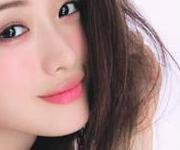
#> input picture Artificial-intelligence-learning-with-Python/My Code/images/Ishihara_crop.jpg, 180 x 150 px
$ jupyter execute --allow-errors 01_sampliing.ipynb
#> lines starting #> are read from the running program, lines starting #| are printed output that depends on the picture
# 영상 형성 - 샘플링 및 양자화

PIL 및 scikit-image 라이브러리로 양자화된 샘플링 및 색상을 사용하여 영상의 크기를 조정하는 방법을 살펴본다.

# 라이브러리 임포트

[cell 1]
from PIL import Image
from skimage.io import imread, imshow, show

from skimage import data, img_as_float
from skimage.color import rgb2gray
from skimage.transform import rescale

from scipy import ndimage, misc, signal, stats, fftpack as fp
import matplotlib.pylab as pylab
import numpy as np

# 샘플링

샘플링은 영상 화소의 선택/거부를 말하며 이는 공간 작업임을 의미한다. 각각 업 샘플링 및 다운 샘플링을 사용하여 영상 크기를 늘리거나 줄일 수 있다.

# 업 샘플링

영상의 크기를 늘리려면 영상을 업 샘플링해야 한다. 문제는 새로운 큰 영상은 원래의 작은 영상에서 해당 화소가 없는 일부화소를 가지므로, 이 알 수 없는 화소 값을 추측해야 한다. 그래서 다음과 같이 미지의 화소 값을 추측할 수 있다.
- 집계하는 방법 : 예를 들어, 가장 가까운 알려진 하나 이상의 화수 이웃 값의 평균값
- 보간하는 방법 : 양선형 또는 큐빅(3차) 보간으로 화소 이웃을 사용하는 보간 값

# 영상 읽기

영상 품질의 차이를 보기 위해 원본 영상을 읽는다.

[cell 2]
im = Image.open("../images/Ishihara_crop.jpg")	# 작은 시계 영상
#> im is the input picture: PIL image 180x150 RGB; mean R, G, B 166.8, 136.9, 134.4

pylab.imshow(im)
pylab.show()

# 업 샘플링

원본 영상의 너비와 높이를 5배로 늘린다.

[cell 3]
im1 = im.resize((im.width*5, im.height*5), Image.NEAREST)	# 최근접 이웃 보간
pylab.figure(figsize=(10,10)), pylab.imshow(im1)

pylab.show()

# 양선형 보간법

양선형 보간에 대한 PIL resize() 함수를 사용한다.
양선형 보간이 업 샘플링과 함께 사용될 때, 품질이 달라지는 것을 볼 수 있다.

[cell 4]
im1 = im.resize((im.width*5, im.height*5), Image.BILINEAR)	# 양선형 보간
pylab.figure(figsize=(10,10)), pylab.imshow(im1)
pylab.show()

# 바이큐빅 보간법

바이큐빅 보간에 대한 PIL resize() 함수를 사용한다. 품질이 달라지는 것을 볼 수 있다.

[cell 5]
im.resize((im.width*10, im.height*10), Image.BICUBIC).show() # 바이큐빅 보간
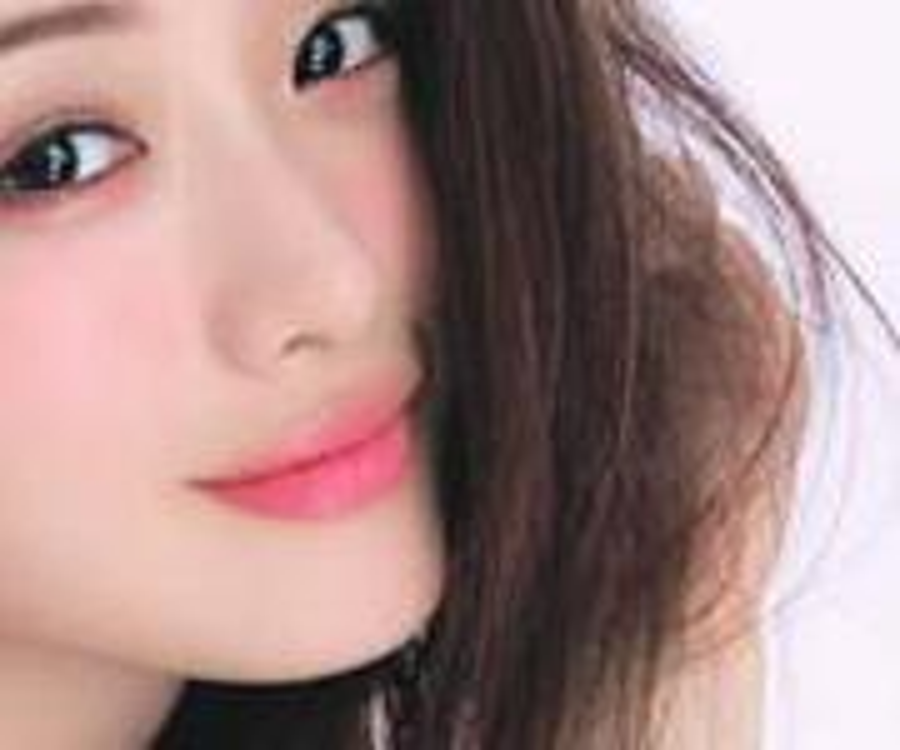
#> shown: PIL image 1800x1500 RGB (shown at 1/2 size); mean R, G, B 166.8, 136.9, 134.4
pylab.figure(figsize=(10,10)), pylab.imshow(im1)
pylab.show()

# 양자화

양자화는 영상의 밝기와 관련이 있으며, 화소 당 사용되는 비트 수로 정의할 수 있다. 디지털 영상은 일반적으로 256 명암도로 양자화된다. 여기서, 화소 저장을 위한 비트 수가 감소함에 따라, 양자화 에러가 증가하여 인위적인 경계 또는 윤곽 및 모자이크화가 일어나, 영상의 품질이 저하된다.

# 양자화 - PIL 사용

화소를 저장하기 위한 비트 수를 줄이면, 컬러 양자화로 인해 영상 품질이 저하되는 것을 확인할 수 있다.

[cell 6]
# scipy 1.1 버전부터 signaltonoise() 함수 제공되지 않음
# 아래 함수 구현하여 사용함
def signaltonoise(a, axis=0, ddof=0):
    a = np.asanyarray(a)
    m = a.mean(axis)
    sd = a.std(axis=axis, ddof=ddof)
    return np.where(sd == 0, 0, m/sd)

im = Image.open('../images/Han5.jpeg')
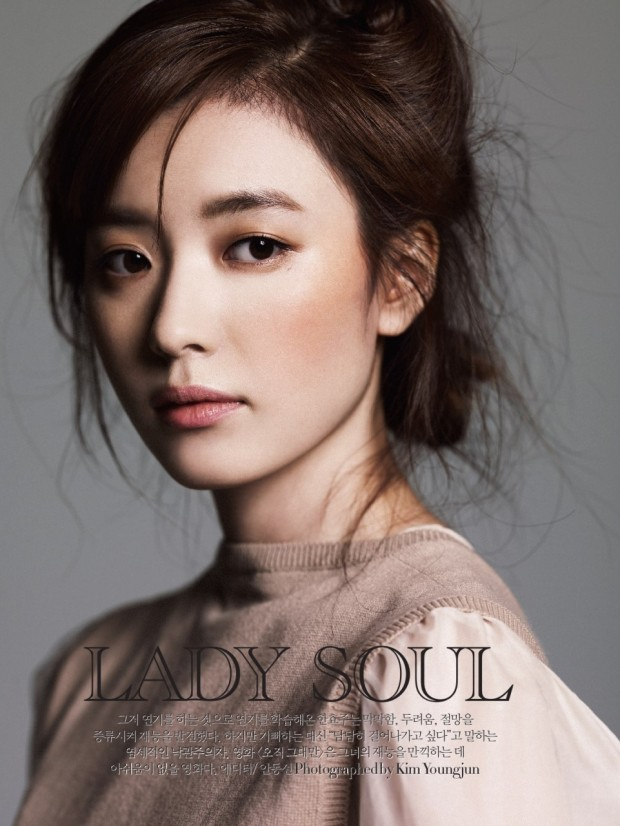
#> input picture Artificial-intelligence-learning-with-Python/My Code/images/Han5.jpeg, 620 x 826 px
#> im is the input picture: PIL image 620x826 RGB; mean R, G, B 124.2, 109.6, 105
pylab.figure(figsize=(20,30))
num_colors_list = [1 << n for n in range(8,0,-1)]
snr_list = []
i = 1
for num_colors in num_colors_list:
    im1 = im.convert('P', palette=Image.ADAPTIVE, colors=num_colors)
    pylab.subplot(4,2,i), pylab.imshow(im1), pylab.axis('off')
    snr_list.append(signaltonoise(im1, axis=None))
    title = str(num_colors) + ' SNR = ' + str(np.round(snr_list[i-1],3))
    pylab.title('Image with # colors = ' + title , size=20)
    i += 1
#> this loop made 8 passes
#> (m in signaltonoise, sd in signaltonoise, title) on passes 1 to 8: (128.8, 75.41, '256 SNR = 1.708'), (62.17, 37.01, '128 SNR = 1.68'), (30.81, 18.5, '64 SNR = 1.665'), (15.07, 9.29, '32 SNR = 1.622'), (7.31, 4.62, '16 SNR = 1.581'), (3.39, 2.3, '8 SNR = 1.477'), (1.43, 1.09, '4 SNR = 1.316'), (0.414, 0.493, '2 SNR = 0.84')
#> pass 1, in signaltonoise, `a = np.asanyarray(a)`:
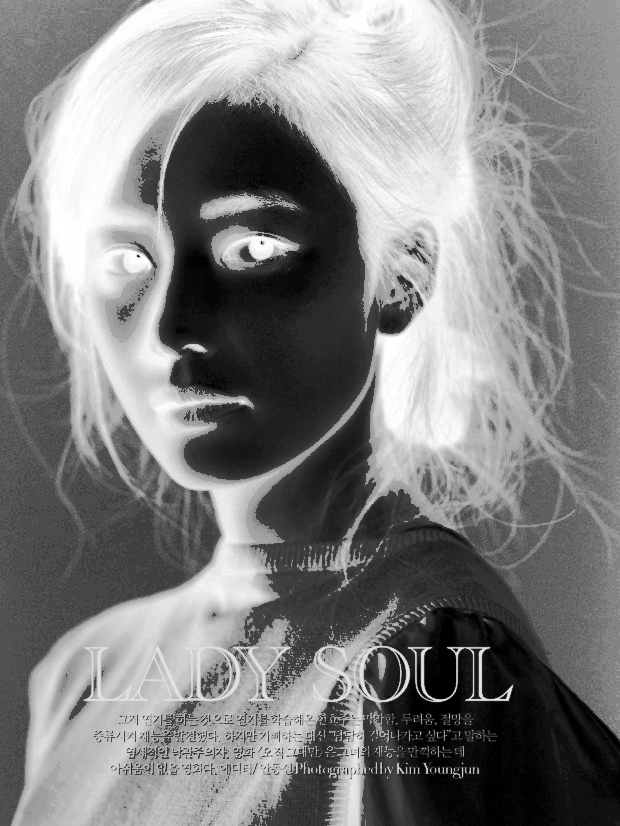
#> a: shape (826, 620); min 0, max 255, mean 128.8
#> pass 2, in signaltonoise (call 2), `a = np.asanyarray(a)`:
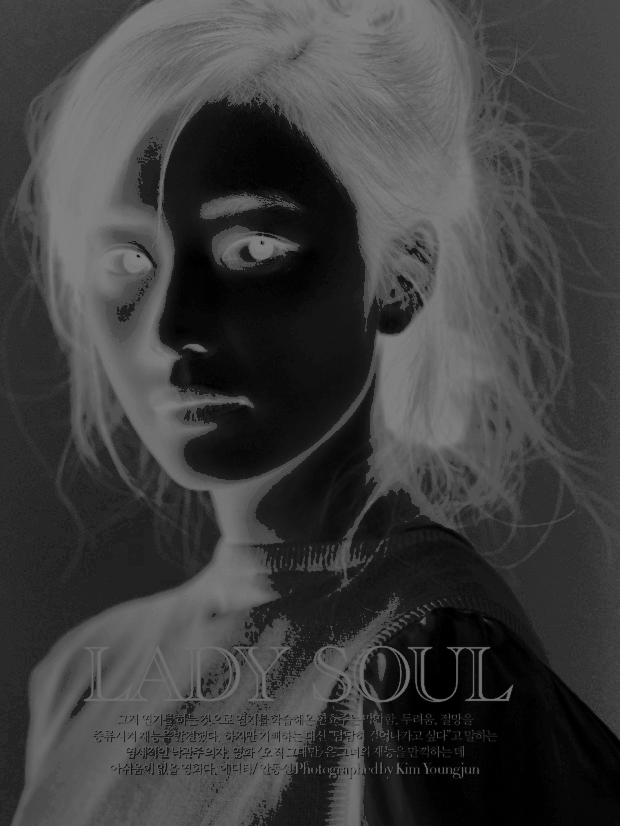
#> a: shape (826, 620); min 0, max 127, mean 62.2
#> after the loop:
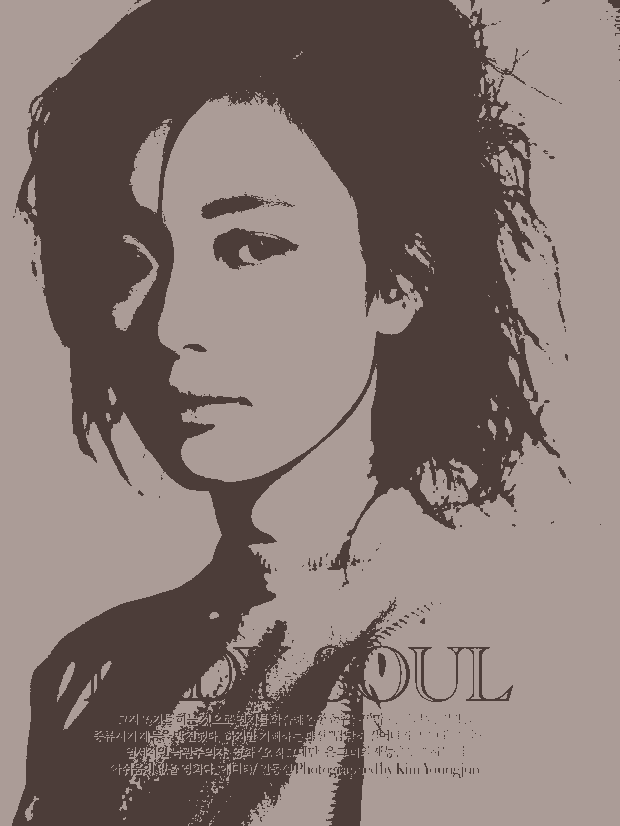
#> im1: PIL image 620x826 P; mean R, G, B 131.7, 116.7, 112.1
#> after the loop, i = 9; snr_list = [1.71, 1.68, 1.67, 1.62, 1.58, 1.48, 1.32, 0.84]

pylab.subplots_adjust(wspace=0.2, hspace=0)
pylab.show()
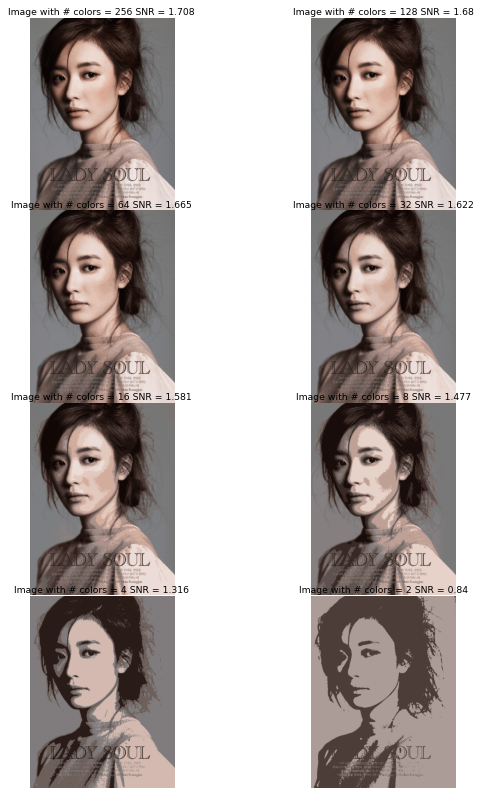
#> figure drawn by matplotlib, 8 panels
